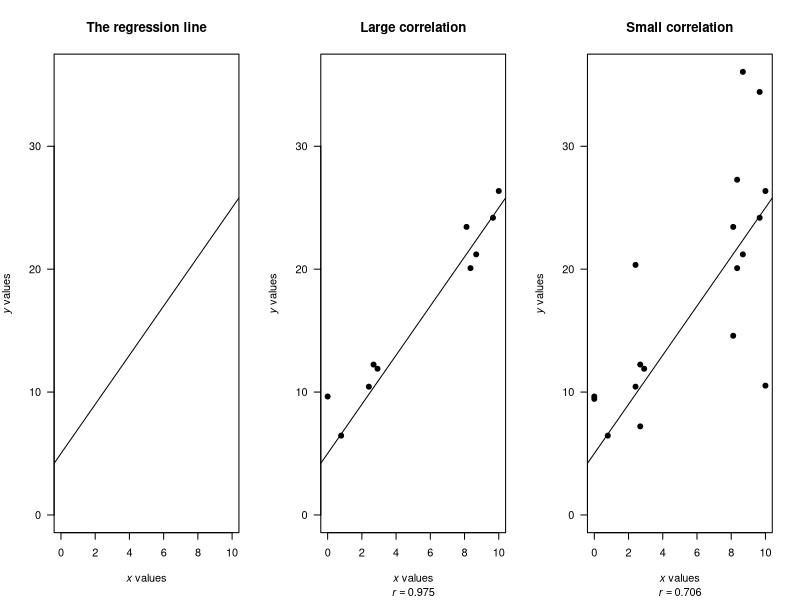

Here is the R script that generated this plot:
## ---- chunk 1

## ---- chunk 2
SMNDData <- array( dim = c(3, 3) )
colnames(SMNDData) <- c("Worked with metals", 
                        "Did not work with metals", 
                        "Total")
rownames(SMNDData) <- c("SMND cases", 
                        "Controls", 
                        "Total")

SMNDData[1,] <- c(60, 320, 380)
SMNDData[2,] <- c(33, 344, 377)
SMNDData[3,] <- c(93, 664, 757)

if( knitr::is_latex_output() ) {
   kable(SMNDData,
        format = "latex",
        longtable = FALSE,
        booktabs = TRUE,
       # escape=FALSE, # For latex to work in \rightarrow
       #linesep = c( "\\addlinespace"), # Add a bit of space between all rows. 
       caption = "SMND cases, and whether they had worked with metals.",
        align = c("r", "r", "r", "r"))   %>%
   kable_styling(full_width = FALSE, 
                 font_size = 8) %>%
  row_spec(0, bold=TRUE) #%>% # Columns headings in bold
#   column_spec(column=1, width="3cm") %>% 
#   column_spec(column=2, width="5cm") %>%
#   column_spec(column=3, width="5cm") %>%
#   column_spec(column=4, width="2cm")
}

if( knitr::is_html_output() ) {
  kable(SMNDData,
        format = "html",
        align = c("r", "r", "r"),
        escape = FALSE,
        longtable = FALSE,
        caption = "SMND cases, and whether they had worked with metals.",
        booktabs = TRUE) # %>%
   #row_spec(row=1, bold=TRUE) %>%
#   column_spec(column=1, bold=TRUE)
   
}

## ---- chunk 3

## ---- chunk 4
Terms <- array( "No", 
                dim = c(6, 2))

colnames(Terms) <- c("Applies to $\\mu$",
                     "Applies to $\\bar{x}$")

rownames(Terms) <- c("Has a standard error",
              "Refers to the population",
              "Refers to the sample",
              "Value is known before the sample is taken",
              "Value is unknown until sample is taken",
              "Value is estimated")


Terms[c(2, 4, 6) ,1] <- "YES"
Terms[c(1, 3, 5) ,2] <- "YES"


if( knitr::is_latex_output() ) {
  kable(Terms,
      format = "latex",
      booktab = TRUE,
      align = c("r", "r"),
      escape = FALSE, # Makes the  $\\mu$ (e.g.) work in latex
      linesep = c("\\addlinespace", "", "\\addlinespace", "", "\\addlinespace", ""),
      caption = "Which terms apply when? Tick the appropriate places in the table.") %>%
  kable_styling(full_width = FALSE) %>%
  kable_styling(font_size = 8) %>%
  row_spec(0, bold = TRUE)
}
if( knitr::is_html_output() ) {
  kable(Terms,
      format = "html",
      booktab = TRUE,
      align = c("r", "r"),
      escape = FALSE, # Makes the  $\\mu$ (e.g.) work in latex
      caption = "Which terms apply when? Tick the appropriate places in the table.") 
}
## ---- chunk 5

## ---- chunk 6

## ---- chunk 7

## ---- chunk 8

## ---- chunk 9

## ---- chunk 10

## ---- chunk 11

## ---- chunk 12
MatTabData <- array( dim = c(3, 3) )
colnames(MatTabData) <- c("Late", 
                           "Not late", 
                           "Total")
rownames(MatTabData) <- c("Males", 
                           "Females", 
                           "Total") 

MatTabData[1,  ] <- c(352, 2512, 2864)
MatTabData[2, ] <- c(336, 2328, 2664)
MatTabData[3, ] <- c(688, 4840, 5528)

if( knitr::is_latex_output() ) {
   kable(MatTabData,
        format = "latex",
        longtable = FALSE,
        booktabs = TRUE,
        caption = "Maturation data table.",
        align = c("r", "r", "r", "r"))   %>%
   kable_styling(full_width = FALSE, 
                 font_size = 8) %>%
  row_spec(0, bold = TRUE) #%>% # Columns headings in bold
}

if( knitr::is_html_output() ) {

  kable(MatTabData,
        format = "html",
        align = c("r", "r", "r"),
        escape = FALSE,
        longtable = FALSE,
        caption = "Maturation data table.",
        booktabs = TRUE)
}

## ---- chunk 13
MatSumm <- array( dim = c(3, 3) )
colnames(MatSumm) <- c("Prop late",
                       "Odds late",
                       "Sample size")
rownames(MatSumm) <- c("Males",
                       "Females", 
                       " ") 

  MatSumm[1, ] <- c( round( MatTabData[1, 1] / MatTabData[1, 3], 3),
                     round( MatTabData[1, 1] / MatTabData[1, 2], 4),
                     MatTabData[1, 3] )
  MatSumm[2, ] <- c( round( MatTabData[2, 1] / MatTabData[2, 3], 3),
                     round(MatTabData[2, 1] / MatTabData[2, 2], 4),
                     MatTabData[2, 3] )
  MatSumm[3, ] <- c( paste("Diff:", 
                           round(MatSumm[1, 1] - MatSumm[2, 1], 3)), 
                     paste("OR:", 
                           round(MatSumm[1, 2] / MatSumm[2, 2], 3)),
                     " " )


if( knitr::is_latex_output() ) {
   kable(MatSumm,
        format = "latex",
        longtable = FALSE,
        booktabs = TRUE,
        caption = "Nunmerical summary table for maturation data.",
        align = c("r", "r", "r", "r"))   %>%
   kable_styling(full_width = FALSE, 
                 font_size = 8) %>%
  row_spec(0, bold = TRUE) # Columns headings in bold
}

if( knitr::is_html_output() ) {

  kable(MatSumm,
        format = "html",
        align = c("r", "r", "r"),
        escape = FALSE,
        longtable = FALSE,
        caption = "Nunmerical summary table for maturation data.",
        booktabs = TRUE)
}

## ---- chunk 14
ArtLimb <- array( dim = c(3, 3) )
colnames(ArtLimb) <- c("Alive",
                       "Dead", 
                       "Total")
rownames(ArtLimb) <- c("Used art. limb", 
                       "Did not use art. limb", 
                       "Total")

  ArtLimb[1, 3] <- 65
  ArtLimb[2, 3] <- 40
  ArtLimb[3, 1] <- 70
  ArtLimb[3, 2] <- 35

  ArtLimb[1, 1] <- 49
  ArtLimb[2, 1] <- 21
  ArtLimb[1, 2] <- 16
  ArtLimb[2, 2] <- 19
  
ArtLimb[3,3] <- 105
   
if( knitr::is_latex_output() ) {
   kable(ArtLimb,
        format = "latex",
        longtable = FALSE,
        booktabs = TRUE,
       # escape=FALSE, # For latex to work in \rightarrow
       #linesep = c( "\\addlinespace"), # Add a bit of space between all rows. 
        caption = "Five-year mortality for artifical limb users.",
        align = c("r", "r", "r", "r"))   %>%
   kable_styling(full_width = FALSE, 
                 font_size = 8) %>%
  row_spec(0, bold = TRUE) #%>% # Columns headings in bold
}

if( knitr::is_html_output() ) {

  
  kable(ArtLimb,
        format = "html",
        align = c("r", "r", "r"),
        escape = FALSE,
        longtable = FALSE,
        caption = "Five-year mortality for artifical limb users.",
        booktabs = TRUE) # %>%
   #row_spec(row=1, bold=TRUE) %>%
#   column_spec(column=1, bold=TRUE)
   
}

## ---- chunk 15
ArtLimbSumm <- array( dim = c(3, 3) )
colnames(ArtLimbSumm) <- c("Percentage alive after 5 years", 
                           "Odds alive after 5 years", 
                           "Sample size")
rownames(ArtLimbSumm) <- c("Use artificial limb", 
                           "Did not use artifical limb", 
                           " ") 

  ArtLimbSumm[3, 1] <- ""
  ArtLimbSumm[3, 3] <- ""
  
  ArtLimbSumm[1, 3] <- 65
  ArtLimbSumm[2, 3] <- 40
  
  ArtLimbSumm[1, 1] <- round(49 / 65 * 100, 1)
  ArtLimbSumm[2, 1] <- round(21 / 40 * 100, 1)

  ArtLimbSumm[1, 2] <- round(49 / 16, 2)
  ArtLimbSumm[2, 2] <- round(21 / 19, 2)

  ArtLimbSumm[3, 1] <-  paste("Diff in percentages:", 22.9)
  ArtLimbSumm[3, 2] <-  paste("OR:",2.771)

  
  ArtLimbSumm[3, 3] <- 626
   
if( knitr::is_latex_output() ) {
   kable(ArtLimbSumm,
        format = "latex",
        longtable = FALSE,
        booktabs = TRUE,
       # escape=FALSE, # For latex to work in \rightarrow
       #linesep = c( "\\addlinespace"), # Add a bit of space between all rows. 
        caption = "Five-year mortality and use of an artificial limb: Numerical summary.",
        align = c("r", "r", "r", "r"))   %>%
   kable_styling(full_width = FALSE, 
                 font_size = 8) %>%
  row_spec(0, bold = TRUE) #%>% # Columns headings in bold
#   column_spec(column=1, width="3cm") %>% 
#   column_spec(column=2, width="5cm") %>%
#   column_spec(column=3, width="5cm") %>%
#   column_spec(column=4, width="2cm")
}

if( knitr::is_html_output() ) {

  kable(ArtLimbSumm,
        format = "html",
        align = c("r", "r", "r"),
        escape = FALSE,
        longtable = FALSE,
        caption = "Five-year mortality and use of an artificial limb: Numerical summary.",
        booktabs = TRUE) # %>%
   #row_spec(row=1, bold=TRUE) %>%
#   column_spec(column=1, bold=TRUE)
   
}

## ---- chunk 16

## ---- chunk 17

## ---- chunk 18
TattHep <- array( dim=c(3, 3) )
colnames(TattHep) <- c("Had Hep. C", 
                       "Did not have Hep. C", 
                       "Total")
rownames(TattHep) <- c("Had tattoo", 
                       "Did not have tattoo", 
                       "Total")

  TattHep[1, 3] <- 113
  TattHep[2, 3] <- 513
  TattHep[3, 1] <- 47
  TattHep[3, 2] <- 579

  TattHep[1, 1] <- 25
  TattHep[2, 1] <- 22
  TattHep[1, 2] <- 88
  TattHep[2, 2] <- 491
  
TattHep[3, 3] <- 626
   
if( knitr::is_latex_output() ) {
   kable(TattHep,
        format = "latex",
        longtable = FALSE,
        booktabs = TRUE,
       # escape=FALSE, # For latex to work in \rightarrow
       #linesep = c( "\\addlinespace"), # Add a bit of space between all rows. 
        caption = "Hepatitis\\ C and tattoos.",
        align = c("r", "r", "r", "r"))   %>%
   kable_styling(full_width = FALSE, 
                 font_size = 8) %>%
  row_spec(0, bold=TRUE) #%>% # Columns headings in bold
#   column_spec(column=1, width="3cm") %>% 
#   column_spec(column=2, width="5cm") %>%
#   column_spec(column=3, width="5cm") %>%
#   column_spec(column=4, width="2cm")
}

if( knitr::is_html_output() ) {

  kable(TattHep,
        format = "html",
        align = c("r", "r", "r"),
        escape = FALSE,
        longtable = FALSE,
        caption = "Hepatitis\\ C and tattoos.",
      booktabs = TRUE) # %>%
   #row_spec(row=1, bold=TRUE) %>%
#   column_spec(column=1, bold=TRUE)
   
}

## ---- chunk 19
set.seed(5238)
x <- c(0, 
       runif(n = 8, 
           min = 0,
           max = 10),
       10)
y1 <- 5 + 2 * x



set.seed(715238)
y2 <- 5 + 2 * x + rnorm(10, 
                        mean = 0,
                        sd = 3)

set.seed(4710523)
y3 <- 5 + 2 * x + rnorm(10, 
                        mean = 0,
                        sd = 10)


ylim <- c(0, max(y3) )

#
par(mfrow = c(1, 3))
plot( y1 ~ x,
      las = 1,
      type = "n",
      xlim = c(0, 10),
      ylim = ylim,
      xlab = expression(italic(x)~values),
      ylab = expression(italic(y)~values),
      main = "The regression line")
abline(a = 5,
       b = 2)
#
cor1 <- round( cor( x,
                    y2), 3)

plot( y2 ~ x,
      las = 1,
      xlim = c(0, 10),
      ylim = ylim,
      pch = 19,
      xlab = expression(italic(x)~values),
      ylab = expression(italic(y)~values),
      sub = bquote( italic(r) == .(cor1)),
      main = "Large correlation")
abline(a = 5,
       b = 2)
#

cor2 <- round( cor( c(x, x),
                    c(y2, y3) ), 3)
plot( c(y2, y3) ~ c(x, x),
      las = 1,
      xlim = c(0, 10),
      ylim = ylim,
      pch = 19,
      xlab = expression(italic(x)~values),
      ylab = expression(italic(y)~values),
      sub = bquote( italic(r) == .(cor2)),
      main = "Small correlation")
abline(a = 5,
       b = 2)




## ---- chunk 20

## ---- chunk 21

## ---- chunk 22

## ---- chunk 23
